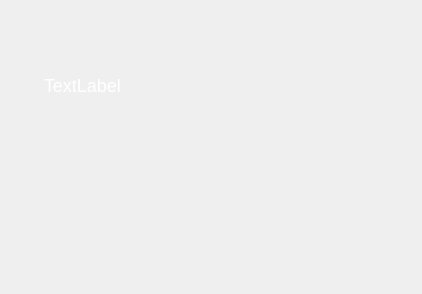
<?xml version="1.0" encoding="UTF-8"?>
<ui version="4.0">
 <class>Form</class>
 <widget class="QWidget" name="Form">
  <property name="geometry">
   <rect>
    <x>0</x>
    <y>0</y>
    <width>422</width>
    <height>294</height>
   </rect>
  </property>
  <property name="windowTitle">
   <string>截流板控制系统-登录</string>
  </property>
  <widget class="QLabel" name="label">
   <property name="geometry">
    <rect>
     <x>30</x>
     <y>30</y>
     <width>361</width>
     <height>111</height>
    </rect>
   </property>
   <property name="styleSheet">
    <string notr="true">QLabel {
    background-image: url(resources/login.jpg);
    background-repeat: no-repeat;
    background-position: center;
    background-size: cover;
    color: white;  /* 设置文字颜色 */
    font-size: 18px; /* 文字大小 */
    padding: 10px; /* 文字边距 */
}</string>
   </property>
   <property name="text">
    <string>TextLabel</string>
   </property>
  </widget>
 </widget>
 <resources>
  <include location="resources/login.qrc"/>
 </resources>
 <connections/>
</ui>
